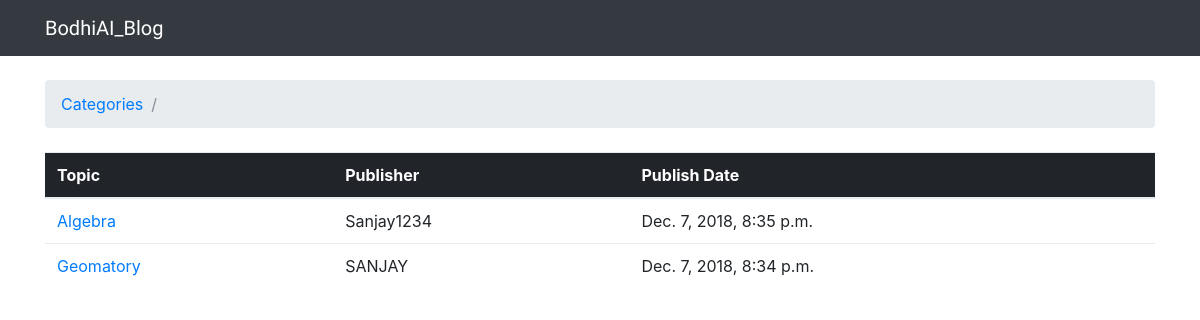
The page /categories/3/ on the database its author committed.
### BodhiAI_Blog_App/models.py (models this page shows, shortened)
class Topic(models.Model):
    subject = models.CharField(max_length=255)
    last_updated = models.DateTimeField(default=timezone.now)
    category = models.ForeignKey(Category,on_delete=models.CASCADE, related_name='topics')
    Publisher = models.ForeignKey(User,on_delete=models.CASCADE,related_name='topics')

### BodhiAI_Blog_App/views.py (the view)
# urls.py: url(r'^categories/(?P<pk>\d+)/$', views.category_topics, name='category_topics'),
def category_topics(request, pk):
    category = get_object_or_404(Category, pk=pk)
    topics = category.topics.order_by('-last_updated')
    return render(request, 'topics.html', {'category': category, 'topics': topics})

### templates/topics.html (shortened to what this page needs)
{% extends 'base.html' %}
{% block breadcrumb %}
  <li class="breadcrumb-item"><a href="{% url 'home' %}">Categories</a></li>
  <li class="breadcrumb-item active">{{ categoy.name }}</li>
{% endblock %}
{% block content %}
  <table class="table">
    <thead class="thead-inverse">
      <tr>
        <th>Topic</th>
        <th>Publisher</th>
        <th>Publish Date</th>
      </tr>
    </thead>
    <tbody>
      {% for topic in topics %}
        <tr>
          <td><a href="{% url 'topic_posts' category.pk topic.pk %}">{{ topic.subject }}</a></td>
          <td>{{ topic.Publisher.username }}</td>
          <td>{{ topic.last_updated }}</td>
        </tr>
      {% endfor %}
    </tbody>
  </table>
{% endblock %}

### rows shown on the page
Topic: subject "Algebra", Publisher.username "Sanjay1234", last_updated "Dec. 7, 2018, 8:35 p.m."
Topic: subject "Geomatory", Publisher.username "SANJAY", last_updated "Dec. 7, 2018, 8:34 p.m."
